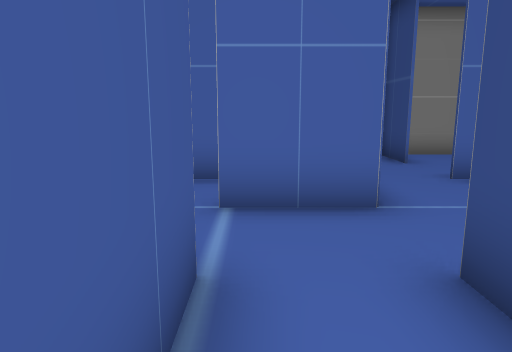
View 1 (above)

20 first-person views from a walk through a scene from a Unity 3-D project. The camera is 1.2 m above the floor, tilts 10° down and sees 70° across. The floor is counted in squares, 1 m on a side. Each view is taken from the middle of a square. On the plan, view 1 faces up. The plan holds only what a view shows up to about 15 squares ahead; the rest is blank.

View 2
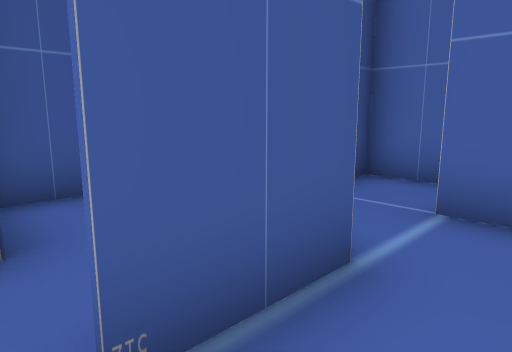

View 3
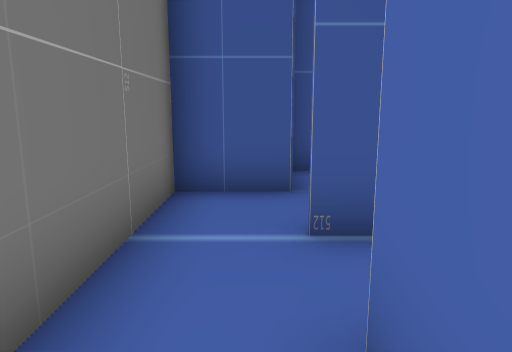

View 4
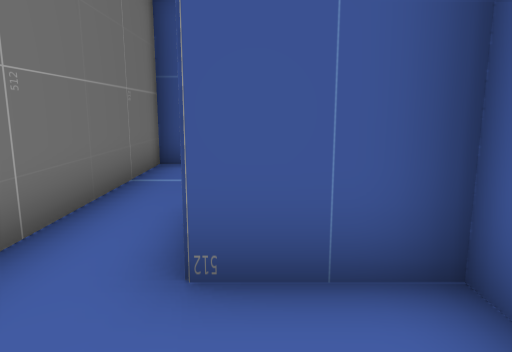

View 5
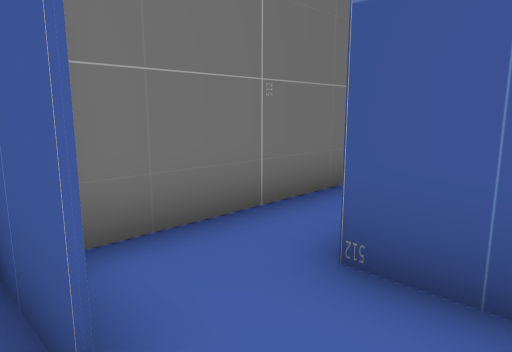

View 6
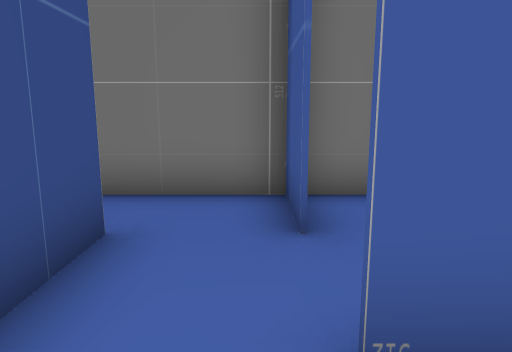

View 7
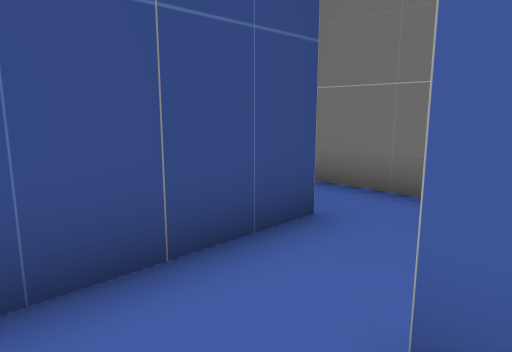

View 8
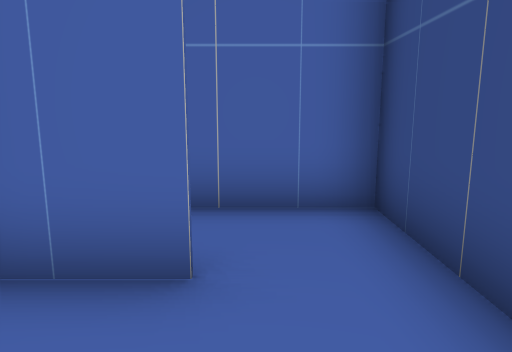

View 9
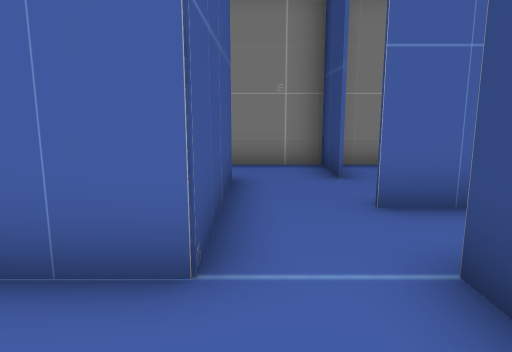

View 10
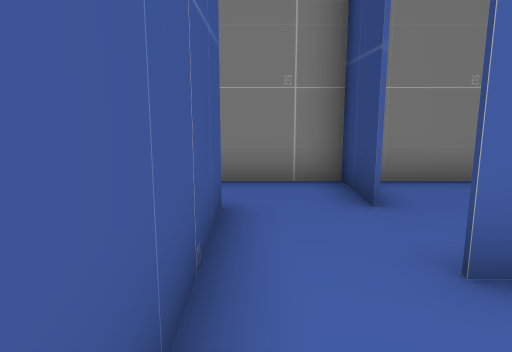

View 11
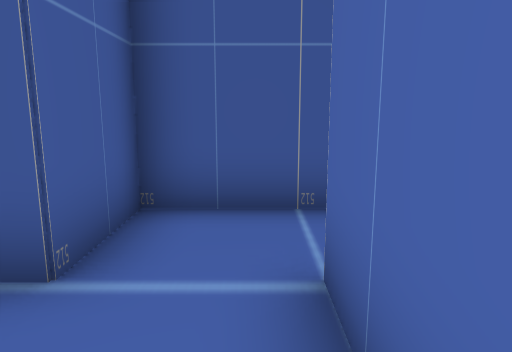

View 12
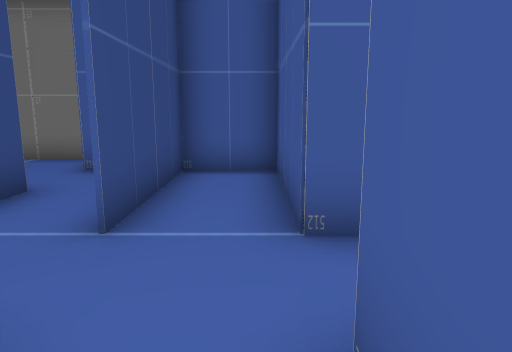

View 13
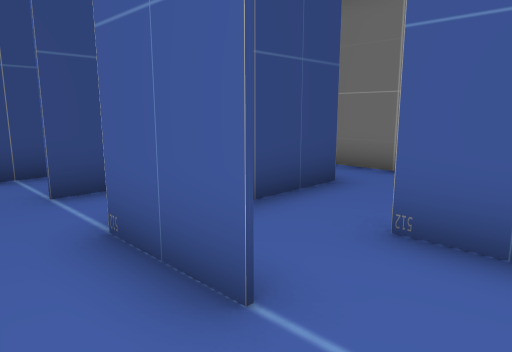

View 14
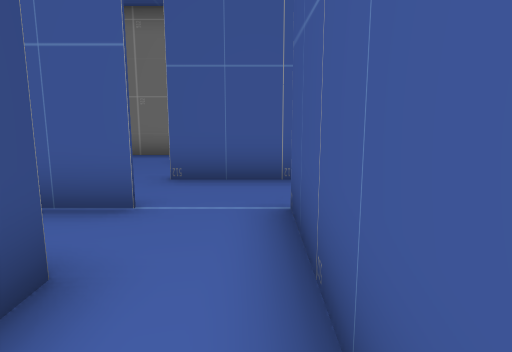

View 15
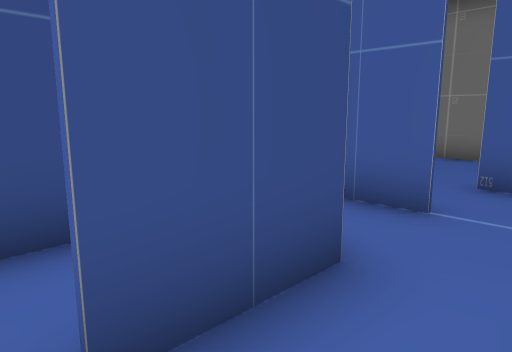

View 16
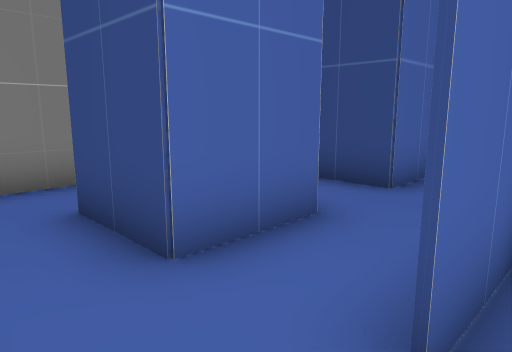

View 17
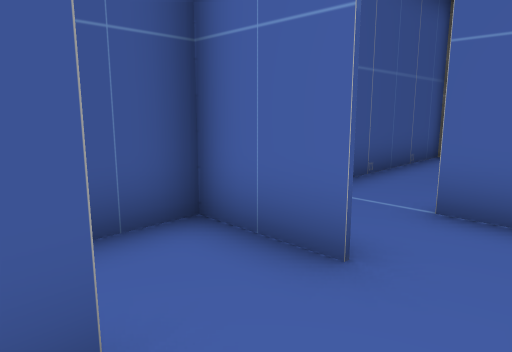

View 18
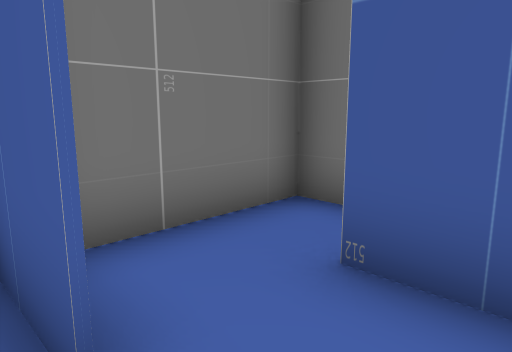

View 19
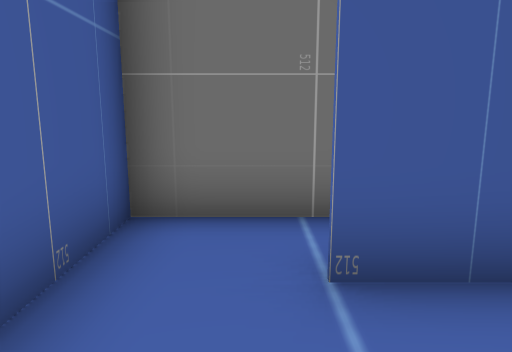

View 20
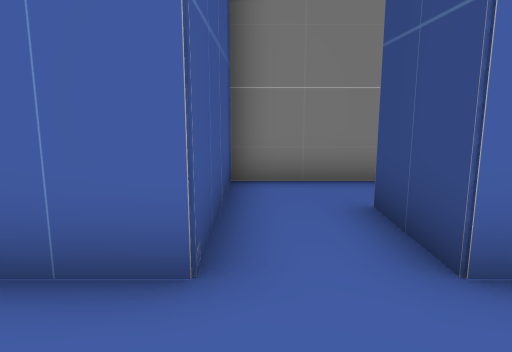

### Floor plan
Key: @ floor where view 1 was taken; # wall or solid block; . floor.
Columns run from 12 left of view 1 to 9 right of it. Each row starts with its distance up from view 1.
 10  ########    ######
  9  #...#...    #.#.
  8  #.#.#.#     #...
  7  #.###. #### #..##
  6  #.......#.. #....
  5 ##..##...#..##. ####
  4 #....#.#.#.....#...#
  3 ####.#.#.###...###.##
  2  #...#.#...#.#.#...#
  1  #...#####.#.###...#
  0  ..#...  #..@....#...
 -1 ######################

Where each view was taken, in squares from view 1:
view 1: 0 up, 0 right, facing up
view 2: 0 up, 1 right, facing up-left
view 3: 0 up, 3 right, facing left
view 4: 1 up, 6 right, facing left
view 5: 2 up, 6 right, facing down-left
view 6: 4 up, 6 right, facing down
view 7: 4 up, 5 right, facing down-right
view 8: 0 up, 6 right, facing up
view 9: 2 up, 2 right, facing up
view 10: 4 up, 2 right, facing up
view 11: 4 up, 2 right, facing left
view 12: 8 up, 6 left, facing down
view 13: 6 up, 10 left, facing down-right
view 14: 9 up, 10 left, facing down
view 15: 9 up, 10 left, facing down-right
view 16: 4 up, 10 left, facing up-right
view 17: 0 up, 7 left, facing up-left
view 18: 2 up, 8 left, facing down-left
view 19: 4 up, 8 left, facing left
view 20: 4 up, 6 left, facing up
